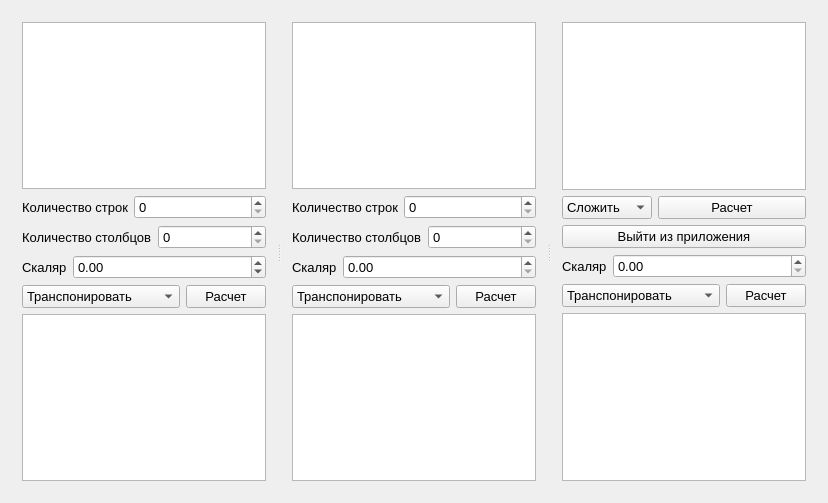
<?xml version="1.0" encoding="UTF-8"?>
<ui version="4.0">
 <class>Widget</class>
 <widget class="QWidget" name="Widget">
  <property name="geometry">
   <rect>
    <x>0</x>
    <y>0</y>
    <width>797</width>
    <height>503</height>
   </rect>
  </property>
  <property name="font">
   <font>
    <pointsize>10</pointsize>
   </font>
  </property>
  <property name="windowTitle">
   <string>Матричный калькулятор</string>
  </property>
  <layout class="QGridLayout" name="gridLayout">
   <item row="0" column="0">
    <widget class="QSplitter" name="splitter">
     <property name="orientation">
      <enum>Qt::Horizontal</enum>
     </property>
     <widget class="QWidget" name="">
      <layout class="QVBoxLayout" name="verticalLayout">
       <item>
        <widget class="QTableView" name="tableViewA">
         <attribute name="horizontalHeaderDefaultSectionSize">
          <number>50</number>
         </attribute>
        </widget>
       </item>
       <item>
        <layout class="QFormLayout" name="formLayout">
         <item row="0" column="0">
          <widget class="QLabel" name="label">
           <property name="text">
            <string>Количество строк</string>
           </property>
          </widget>
         </item>
         <item row="0" column="1">
          <widget class="QSpinBox" name="spinBoxRowNumberA"/>
         </item>
        </layout>
       </item>
       <item>
        <layout class="QFormLayout" name="formLayout_2">
         <item row="0" column="0">
          <widget class="QLabel" name="label_2">
           <property name="text">
            <string>Количество столбцов</string>
           </property>
          </widget>
         </item>
         <item row="0" column="1">
          <widget class="QSpinBox" name="spinBoxColumnNumberA"/>
         </item>
        </layout>
       </item>
       <item>
        <layout class="QFormLayout" name="formLayout_3">
         <item row="0" column="0">
          <widget class="QLabel" name="label_3">
           <property name="text">
            <string>Скаляр</string>
           </property>
          </widget>
         </item>
         <item row="0" column="1">
          <widget class="QDoubleSpinBox" name="doubleSpinBoxScalarA">
           <property name="minimum">
            <double>-99999999999.000000000000000</double>
           </property>
           <property name="maximum">
            <double>99999999999.000000000000000</double>
           </property>
          </widget>
         </item>
        </layout>
       </item>
       <item>
        <layout class="QFormLayout" name="formLayout_4">
         <item row="0" column="0">
          <widget class="QComboBox" name="comboBoxA">
           <item>
            <property name="text">
             <string>Транспонировать</string>
            </property>
           </item>
           <item>
            <property name="text">
             <string>Обратить</string>
            </property>
           </item>
           <item>
            <property name="text">
             <string>Возвести в степень</string>
            </property>
           </item>
           <item>
            <property name="text">
             <string>Инкрементировать</string>
            </property>
           </item>
           <item>
            <property name="text">
             <string>Декрементировать</string>
            </property>
           </item>
           <item>
            <property name="text">
             <string>Умножить на скаляр</string>
            </property>
           </item>
           <item>
            <property name="text">
             <string>Разделить на скаляр</string>
            </property>
           </item>
           <item>
            <property name="text">
             <string>Детерминант</string>
            </property>
           </item>
           <item>
            <property name="text">
             <string>Ранг</string>
            </property>
           </item>
          </widget>
         </item>
         <item row="0" column="1">
          <widget class="QPushButton" name="pushButtonA">
           <property name="text">
            <string>Расчет</string>
           </property>
          </widget>
         </item>
        </layout>
       </item>
       <item>
        <widget class="QTableView" name="tableViewA2">
         <property name="enabled">
          <bool>true</bool>
         </property>
         <attribute name="horizontalHeaderDefaultSectionSize">
          <number>50</number>
         </attribute>
        </widget>
       </item>
      </layout>
     </widget>
     <widget class="QWidget" name="">
      <layout class="QVBoxLayout" name="verticalLayout_2">
       <item>
        <widget class="QTableView" name="tableViewB">
         <attribute name="horizontalHeaderDefaultSectionSize">
          <number>50</number>
         </attribute>
        </widget>
       </item>
       <item>
        <layout class="QFormLayout" name="formLayout_5">
         <item row="0" column="0">
          <widget class="QLabel" name="label_6">
           <property name="text">
            <string>Количество строк</string>
           </property>
          </widget>
         </item>
         <item row="0" column="1">
          <widget class="QSpinBox" name="spinBoxRowNumberB"/>
         </item>
        </layout>
       </item>
       <item>
        <layout class="QFormLayout" name="formLayout_6">
         <item row="0" column="0">
          <widget class="QLabel" name="label_4">
           <property name="text">
            <string>Количество столбцов</string>
           </property>
          </widget>
         </item>
         <item row="0" column="1">
          <widget class="QSpinBox" name="spinBoxColumnNumberB"/>
         </item>
        </layout>
       </item>
       <item>
        <layout class="QFormLayout" name="formLayout_7">
         <item row="0" column="0">
          <widget class="QLabel" name="label_5">
           <property name="text">
            <string>Скаляр</string>
           </property>
          </widget>
         </item>
         <item row="0" column="1">
          <widget class="QDoubleSpinBox" name="doubleSpinBoxScalarB"/>
         </item>
        </layout>
       </item>
       <item>
        <layout class="QFormLayout" name="formLayout_8">
         <item row="0" column="0">
          <widget class="QComboBox" name="comboBoxB">
           <item>
            <property name="text">
             <string>Транспонировать</string>
            </property>
           </item>
           <item>
            <property name="text">
             <string>Обратить</string>
            </property>
           </item>
           <item>
            <property name="text">
             <string>Возвести в степень</string>
            </property>
           </item>
           <item>
            <property name="text">
             <string>Инкрементировать</string>
            </property>
           </item>
           <item>
            <property name="text">
             <string>Декрементировать</string>
            </property>
           </item>
           <item>
            <property name="text">
             <string>Умножить на скаляр</string>
            </property>
           </item>
           <item>
            <property name="text">
             <string>Разделить на скаляр</string>
            </property>
           </item>
           <item>
            <property name="text">
             <string>Детерминант</string>
            </property>
           </item>
           <item>
            <property name="text">
             <string>Ранг</string>
            </property>
           </item>
          </widget>
         </item>
         <item row="0" column="1">
          <widget class="QPushButton" name="pushButtonB">
           <property name="text">
            <string>Расчет</string>
           </property>
          </widget>
         </item>
        </layout>
       </item>
       <item>
        <widget class="QTableView" name="tableViewB2">
         <attribute name="horizontalHeaderDefaultSectionSize">
          <number>50</number>
         </attribute>
        </widget>
       </item>
      </layout>
     </widget>
     <widget class="QWidget" name="">
      <layout class="QVBoxLayout" name="verticalLayout_3">
       <item>
        <widget class="QTableView" name="tableViewR">
         <attribute name="horizontalHeaderDefaultSectionSize">
          <number>50</number>
         </attribute>
        </widget>
       </item>
       <item>
        <layout class="QFormLayout" name="formLayout_11">
         <item row="0" column="0">
          <widget class="QComboBox" name="comboBoxBinaryOperation">
           <item>
            <property name="text">
             <string>Сложить</string>
            </property>
           </item>
           <item>
            <property name="text">
             <string>Вычесть</string>
            </property>
           </item>
           <item>
            <property name="text">
             <string>Умножить</string>
            </property>
           </item>
          </widget>
         </item>
         <item row="0" column="1">
          <widget class="QPushButton" name="pushButtonCalculate">
           <property name="text">
            <string>Расчет</string>
           </property>
          </widget>
         </item>
        </layout>
       </item>
       <item>
        <widget class="QPushButton" name="pushButtonExit">
         <property name="text">
          <string>Выйти из приложения</string>
         </property>
        </widget>
       </item>
       <item>
        <layout class="QFormLayout" name="formLayout_9">
         <item row="0" column="0">
          <widget class="QLabel" name="label_8">
           <property name="text">
            <string>Скаляр</string>
           </property>
          </widget>
         </item>
         <item row="0" column="1">
          <widget class="QDoubleSpinBox" name="doubleSpinBoxScalarR"/>
         </item>
        </layout>
       </item>
       <item>
        <layout class="QFormLayout" name="formLayout_10">
         <item row="0" column="0">
          <widget class="QComboBox" name="comboBoxR">
           <item>
            <property name="text">
             <string>Транспонировать</string>
            </property>
           </item>
           <item>
            <property name="text">
             <string>Обратить</string>
            </property>
           </item>
           <item>
            <property name="text">
             <string>Возвести в степень</string>
            </property>
           </item>
           <item>
            <property name="text">
             <string>Инкрементировать</string>
            </property>
           </item>
           <item>
            <property name="text">
             <string>Декрементировать</string>
            </property>
           </item>
           <item>
            <property name="text">
             <string>Умножить на скаляр</string>
            </property>
           </item>
           <item>
            <property name="text">
             <string>Разделить на скаляр</string>
            </property>
           </item>
           <item>
            <property name="text">
             <string>Детерминант</string>
            </property>
           </item>
           <item>
            <property name="text">
             <string>Ранг</string>
            </property>
           </item>
          </widget>
         </item>
         <item row="0" column="1">
          <widget class="QPushButton" name="pushButtonR">
           <property name="text">
            <string>Расчет</string>
           </property>
          </widget>
         </item>
        </layout>
       </item>
       <item>
        <widget class="QTableView" name="tableViewR2">
         <attribute name="horizontalHeaderDefaultSectionSize">
          <number>50</number>
         </attribute>
        </widget>
       </item>
      </layout>
     </widget>
    </widget>
   </item>
  </layout>
 </widget>
 <layoutdefault spacing="6" margin="11"/>
 <resources/>
 <connections/>
</ui>
